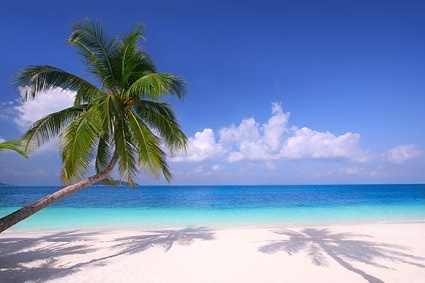
#> input picture picture_of_the_sandy_beach_coconut_trees_165913.jpg, 425 x 283 px
$ python resize.py --image picture_of_the_sandy_beach_coconut_trees_165913.jpg
#> lines starting #> are read from the running program, lines starting #| are printed output that depends on the picture
import numpy as np
import argparse
import imutils
import cv2

ap=argparse.ArgumentParser()
ap.add_argument("-i","--image",required=True,
help = "Path to the image ")
args = vars(ap.parse_args())

image = cv2.imread(args["image"])
#> image is the input picture: shape (283, 425, 3); mean B, G, R 182.3, 139.8, 117.2
cv2.imshow("original",image)

r_width = 150/image.shape[1]
#> r_width = 0.353
dim = (150,int(image.shape[0]*r_width))
#> dim = (150, 99)

resized = cv2.resize(image,dim,interpolation=cv2.INTER_AREA)
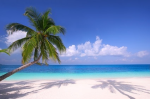
#> resized: shape (99, 150, 3); mean B, G, R 182.4, 139.8, 117.2
cv2.imshow("Resized(Width)",resized)

r = 50.0 / image.shape[0]
#> r = 0.177
dim = (int(image.shape[1] * r), 50)
#> dim = (75, 50)

resized = cv2.resize(image, dim, interpolation = cv2.INTER_AREA)
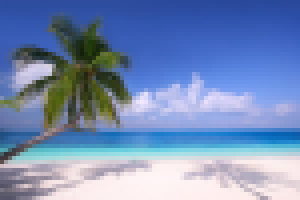
#> resized: shape (50, 75, 3) (shown 4 times larger); mean B, G, R 182.3, 139.8, 117.2
cv2.imshow("Resized (Height)", resized)
cv2.waitKey(0)

$ run again, on Orange.jpg
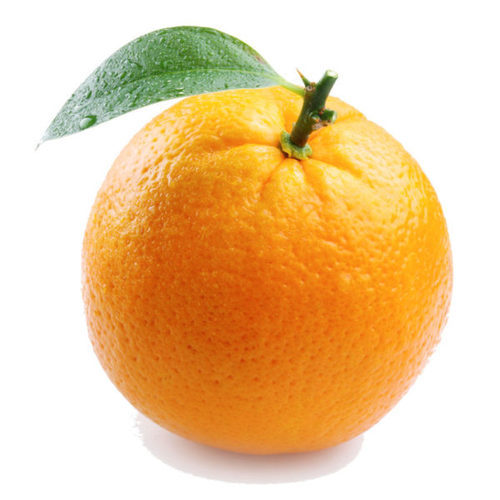
#> input picture Orange.jpg, 500 x 500 px
#> image is the input picture: shape (500, 500, 3); mean B, G, R 156.6, 202.5, 237.2
#> `resized = cv2.resize(image,dim,interpolation=cv2.INTER_AREA)`:
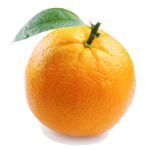
#> resized: shape (150, 150, 3); mean B, G, R 156.6, 202.5, 237.2
#> `resized = cv2.resize(image, dim, interpolation = cv2.INTER_AREA)`:
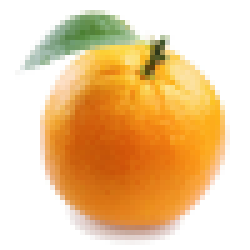
#> resized: shape (50, 50, 3) (shown 5 times larger); mean B, G, R 156.6, 202.5, 237.2

$ run again, on sky.jpg
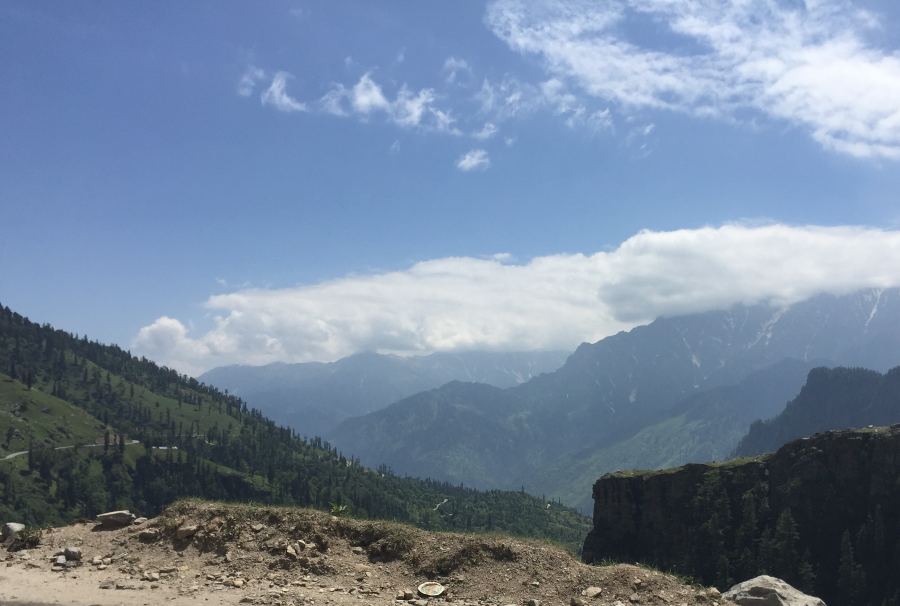
#> input picture sky.jpg, 2700 x 1818 px (shown at 1/3 size)
#> image is the input picture: shape (1818, 2700, 3); mean B, G, R 156.3, 134.2, 116.8
#> `resized = cv2.resize(image,dim,interpolation=cv2.INTER_AREA)`:
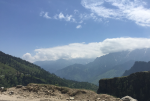
#> resized: shape (101, 150, 3); mean B, G, R 156.3, 134.2, 116.8
#> `resized = cv2.resize(image, dim, interpolation = cv2.INTER_AREA)`:
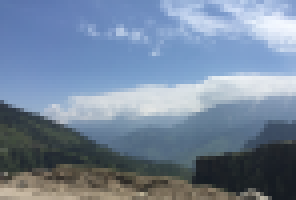
#> resized: shape (50, 74, 3) (shown 4 times larger); mean B, G, R 156.3, 134.2, 116.8
